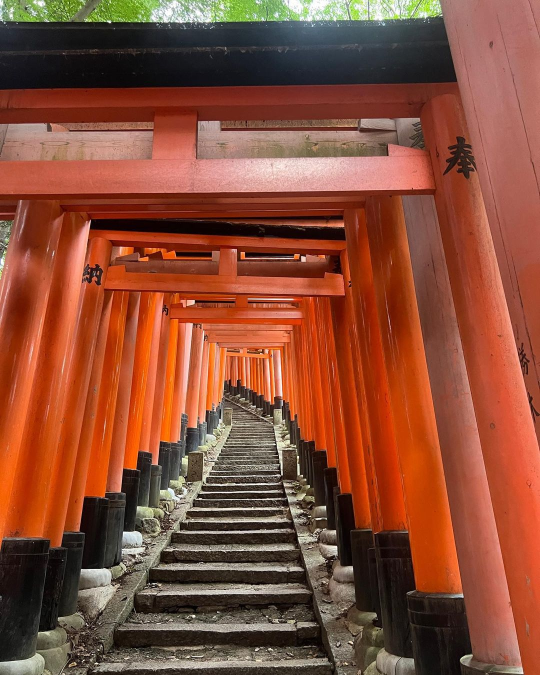
#> input picture Pic/Scene1/Shrine.png, 1080 x 1350 px (shown at 1/2 size)
$ jupyter execute mainYUAN.ipynb   (text cells are left out)
#> lines starting #> are read from the running program, lines starting #| are printed output that depends on the picture; pictures that were not available may be replaced by others from this repository, and a replacement may not be noted
[cell 1]
# Run this!

# A specific version of opencv was used for dnn upscalling, please uninstall any current versions
# and use the following command for the installation "pip install --upgrade opencv-contrib-python"
import cv2
import matplotlib.pyplot as plt
import numpy as np
import os
import requests
import io
from cv2 import dnn_superres
from moviepy.editor import *
from moviepy.audio.fx.all import audio_fadeout, audio_fadein
from PIL import ImageDraw, ImageFilter, Image, ImageEnhance, ImageColor, ImageOps, ImageFont
from IPython.display import Video
from rembg import remove
from tqdm import tqdm
from io import BytesIO

[cell 2]
#Run This!


# [61 lines left out: functions blur_image, imageUpscale, sharpen_image, not called in this run]


def enhance_contrast(image_path, output_path, factor) -> None:
    # Open the original image
#> called with image_path = '../Pic/Scene1/Shrine.png', output_path = '../Pic/Scene1/1.png', factor = 1.5
    image = Image.open(image_path)
#> image is the input picture: PIL image 1080x1350 RGB; mean R, G, B 137.2, 77.1, 54.8

    # Create an ImageEnhance object for contrast
    enhancer = ImageEnhance.Contrast(image)

    # Enhance the contrast
    enhanced_image = enhancer.enhance(factor)
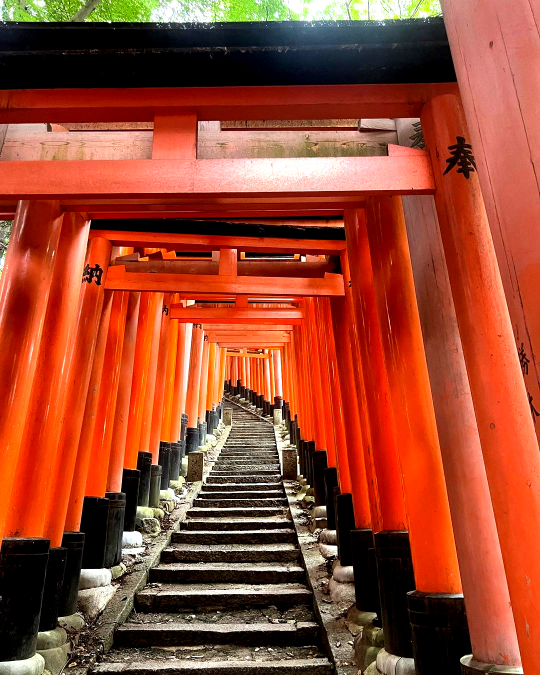
#> enhanced_image: PIL image 1080x1350 RGB (shown at 1/2 size); mean R, G, B 154.2, 71.1, 46.4

    # Display the image
    plt.imshow(enhanced_image)
#> (this line was passed over: IPython is not available in this run)
    plt.axis('off')  # Hide axis
#> (this line was passed over: IPython is not available in this run)
    plt.show()

    # Save the enhanced image
    enhanced_image.save(output_path)

# Adjusts brightness of the input image by the specified factor
def adjust_brightness(image_path, output_path, factor):
    # Open the original image
#> called with image_path = '../Pic/Scene1/1.png', output_path = '../Pic/Scene1/2.png', factor = 0.9
    image = Image.open(image_path)

    # Create an ImageEnhance object for brightness
    enhancer = ImageEnhance.Brightness(image)

    # Adjust the brightness
    brightened_image = enhancer.enhance(factor)
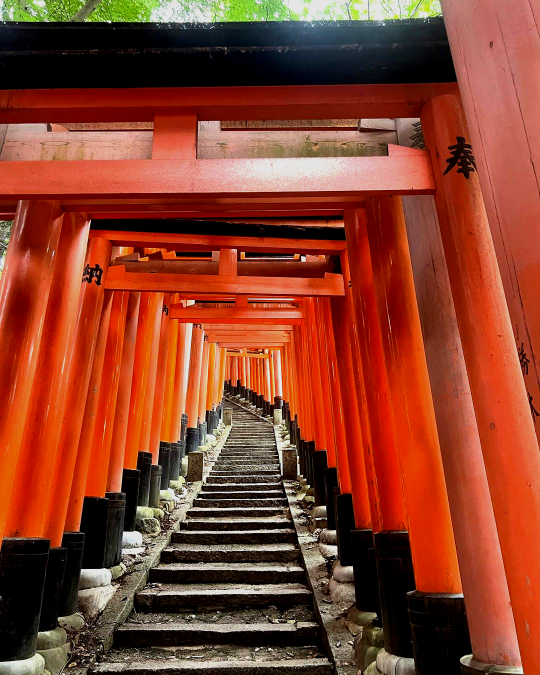
#> brightened_image: PIL image 1080x1350 RGB (shown at 1/2 size); mean R, G, B 138.4, 63.6, 41.5

    # Display the image
    plt.imshow(brightened_image)
#> (this line was passed over: IPython is not available in this run)
    plt.axis('off')  # Hide axis
#> (this line was passed over: IPython is not available in this run)
    plt.show()

    # Save the adjusted image
    brightened_image.save(output_path)


# [46 lines left out: functions histogram_equalization_color, overlay_texture, not called in this run]


def extract_frames(video_path, output_folder):
#> called with video_path = '../Pic/Scene1/Sakura.mp4', output_folder = '../Video Frame/Ori'
    if not os.path.exists(output_folder):
        os.makedirs(output_folder)

    cap = cv2.VideoCapture(video_path)
    frame_count = 0

    while True:
        ret, frame = cap.read()
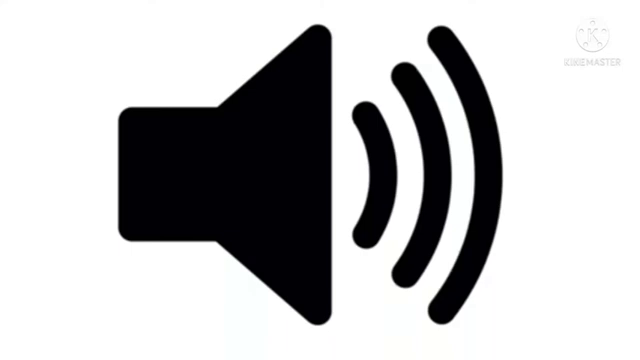
#> input picture frame 12 of Pic/bass drop sound effect.mp4, 640 x 360 px, given in place of Sakura.mp4, which was not available
#> frame is the input picture: shape (360, 640, 3); mean B, G, R 190.7, 189.6, 189.8
        if not ret:
            break
        frame_path = os.path.join(output_folder, f"{frame_count:04d}.png")  # Zero-padded filenames
        cv2.imwrite(frame_path, frame)
        frame_count += 1

    cap.release()
    print(f"Extracted {frame_count} frames to {output_folder}")

# [156 lines left out: functions make_black_background_transparent, resize_frames_to_overlay, adjust_frame_transparency_and_brightness, add_bold_scrolling_text_to_image, add_audio_to_video, not called in this run]
